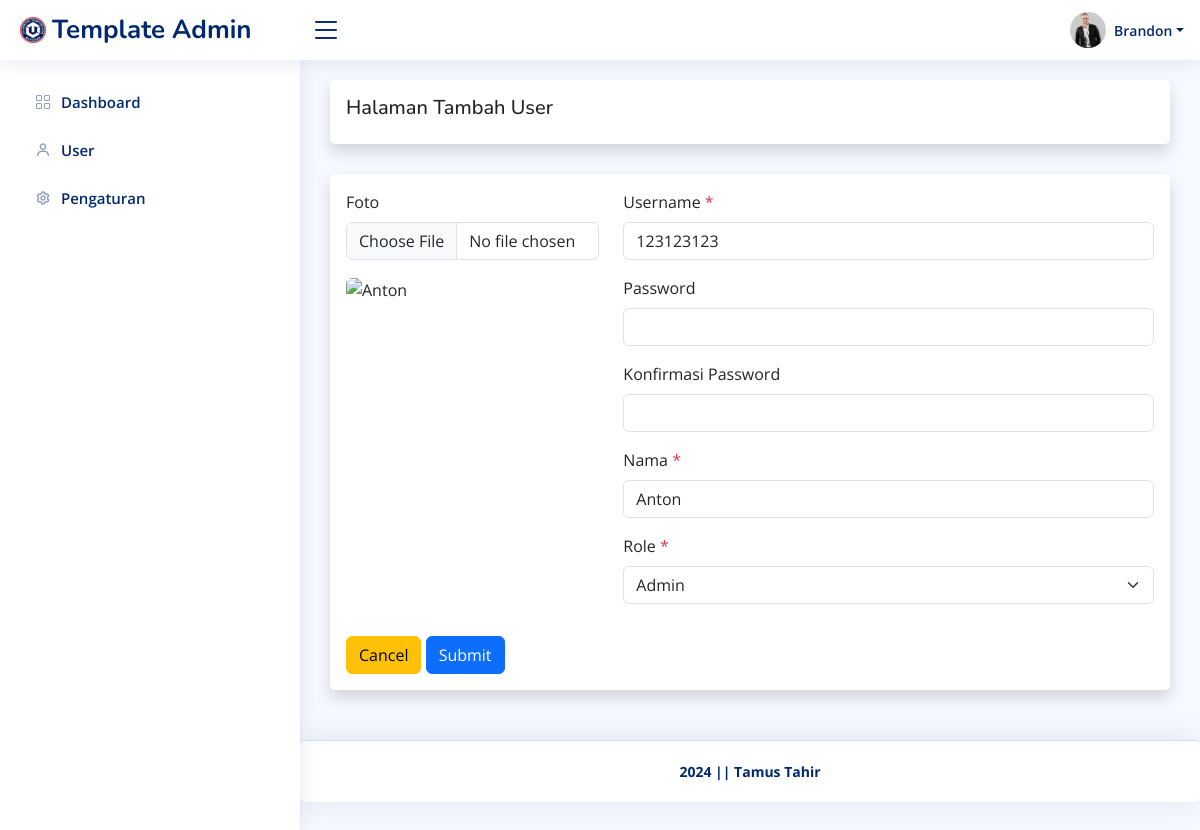
/admin/user/ubah.php?id=6 (signed in), run on the app's committed database.
### tables this page shows
CREATE TABLE `pengaturan` (
  `id_pengaturan` int(11) NOT NULL,
  `appname` varchar(50) NOT NULL,
  `logo` varchar(255) NOT NULL,
  `copyright` varchar(255) NOT NULL,
  `description` varchar(255) NOT NULL,
  `keyword` varchar(255) NOT NULL,
  `author` varchar(128) NOT NULL
);

CREATE TABLE `user` (
  `id_user` int(11) NOT NULL,
  `username` varchar(128) NOT NULL,
  `password` varchar(255) NOT NULL,
  `nama` varchar(128) NOT NULL,
  `role` int(11) NOT NULL,
  `foto` varchar(255) DEFAULT NULL
);

### helper.php (called while the page is built, shortened)
<?php
$base_url = 'http://localhost/admin-template/';
$koneksi = mysqli_connect('localhost', 'root', '', 'admin_template');
function getWhere($query)
{
    global $koneksi;
    return mysqli_fetch_assoc(mysqli_query($koneksi, $query));
}

### admin/user/ubah.php (the view, shortened to what this page needs)
<?php require '../template/header.php' ?>
<?php
$id = $_GET['id'];
$user = getWhere("SELECT * FROM user WHERE id_user = $id ");
?>
<div class="card shadow p-3">
    <h5>Halaman Tambah User</h5>
</div>
<div class="card shadow p-3">
    <form action="" method="post" id="form" enctype="multipart/form-data">
        <div class="row mb-3">
            <div class="col-md-4">
                <div class="mb-3">
                    <label for="foto" class="form-label">Foto</label>
                    <input class="form-control" type="file" id="upload" name="foto">
                </div>
                <?php if ($user['foto']) : ?>
                    <img src="<?= $base_url; ?>/assets/uploads/user/<?= $user['foto']; ?>" alt="<?= $user['nama']; ?>" id="preview" class="rounded w-100 ">
                <?php else : ?>
                    <img src="<?= $base_url; ?>assets/img/noprofil.png" alt="<?= $user['nama']; ?>" id="preview" class="rounded w-100 ">
                <?php endif ?>
            </div>
            <div class="col-md-8">
                <div class="mb-3">
                    <label for="username" class="form-label">Username <span class="text-danger">*</span></label>
                    <input type="text" class="form-control" id="username" name="username" required value="<?= $user['username']; ?>">
                </div>
                <div class="mb-3">
                    <label for="password" class="form-label">Password </label>
                    <input type="password" class="form-control" id="password" name="password" minlength="8">
                </div>
                <div class="mb-3">
                    <label for="passwordconfirm" class="form-label">Konfirmasi Password </label>
                    <input type="password" class="form-control" id="passwordconfirm" name="passwordconfirm minlength=" 8" data-parsley-equalto="#password">
                </div>
                <div class="mb-3">
                    <label for="nama" class="form-label">Nama <span class="text-danger">*</span></label>
                    <input type="text" class="form-control" id="nama" name="nama" required value="<?= $user['nama']; ?>">
                </div>
                <div class="mb-3">
                    <label for="role" class="form-label">Role <span class="text-danger">*</span></label>
                    <select class="form-select" id="role" name="role" required>
                        <option value="2" <?= $user['role'] == 2 ? 'selected' : ''; ?>>Admin</option>
                    </select>
                </div>
            </div>
        </div>
        <a class="btn btn-warning" href="<?= $base_url; ?>admin/user" role="button">Cancel</a>
        <button type="submit" name="submit" class="btn btn-primary">Submit</button>
    </form>
</div>
<?php require '../template/footer.php' ?>

### admin/template/header.php (shortened to what this page needs)
<?php require '../../helper.php' ?>
<?php $pengaturan = getWhere("SELECT * FROM pengaturan WHERE id_pengaturan = 1 "); ?>
<!DOCTYPE html>
<html lang="en">
<head>
    <link href="<?= $base_url; ?>assets/plugins/bootstrap/css/bootstrap.min.css" rel="stylesheet">
    <link href="<?= $base_url; ?>assets/plugins/bootstrap-icons/bootstrap-icons.css" rel="stylesheet">
    <link href="<?= $base_url; ?>assets/plugins/boxicons/css/boxicons.min.css" rel="stylesheet">
    <link href="<?= $base_url; ?>assets/plugins/quill/quill.snow.css" rel="stylesheet">
    <link href="<?= $base_url; ?>assets/plugins/quill/quill.bubble.css" rel="stylesheet">
    <link href="<?= $base_url; ?>assets/plugins/remixicon/remixicon.css" rel="stylesheet">
    <link href="<?= $base_url; ?>assets/plugins/simple-datatables/style.css" rel="stylesheet">
    <link rel="stylesheet" href="https://cdnjs.cloudflare.com/ajax/libs/twitter-bootstrap/5.3.0/css/bootstrap.min.css">
    <link rel="stylesheet" href="https://cdn.datatables.net/2.0.8/css/dataTables.bootstrap5.css">
    <link href="<?= $base_url; ?>assets/css/style.css" rel="stylesheet">
</head>
<body>
    <header id="header" class="header fixed-top d-flex align-items-center">
        <div class="d-flex align-items-center justify-content-between">
            <a href="<?= $base_url; ?>admin/dashboard" class="logo d-flex align-items-center">
                <img src="<?= $base_url; ?>assets/img/<?= $pengaturan['logo']; ?>" alt="">
                <span class="d-none d-lg-block"><?= $pengaturan['appname']; ?></span>
            </a>
            <i class="bi bi-list toggle-sidebar-btn"></i>
        </div>
        <nav class="header-nav ms-auto">
            <ul class="d-flex align-items-center">
                <li class="nav-item dropdown pe-3">
                    <?php
                    $id = $_SESSION['id_user'];
                    $akun = getWhere("SELECT * FROM user WHERE id_user = $id ");
                    ?>
                    <a class="nav-link nav-profile d-flex align-items-center pe-0" href="#" data-bs-toggle="dropdown">
                        <?php if ($akun['foto']) : ?>
                            <img src="<?= $base_url; ?>/assets/uploads/user/<?= $akun['foto']; ?>" alt="<?= $akun['nama']; ?>" class="rounded-circle">
                        <?php else : ?>
                            <img src="<?= $base_url; ?>assets/img/noprofil.png" alt="<?= $akun['nama']; ?>" class="rounded-circle">
                        <?php endif ?>
                        <span class="d-none d-md-block dropdown-toggle ps-2"><?= $akun['nama']; ?></span>
                    </a>
                </li>
            </ul>
        </nav>
    </header>
    <aside id="sidebar" class="sidebar">
        <ul class="sidebar-nav" id="sidebar-nav">
            <li class="nav-item">
                <a class="nav-link collapsed" href="<?= $base_url; ?>admin/dashboard">
                    <i class="bi bi-grid"></i>
                    <span>Dashboard</span>
                </a>
            </li>
            <li class="nav-item">
                <a class="nav-link collapsed" href="<?= $base_url; ?>admin/user">
                    <i class='bx bx-user'></i>
                    <span>User</span>
                </a>
            </li>
            <li class="nav-item">
                <a class="nav-link collapsed" href="<?= $base_url; ?>admin/pengaturan">
                    <i class='bx bx-cog'></i>
                    <span>Pengaturan</span>
                </a>
            </li>
        </ul>
    </aside>
    <main id="main" class="main">

### admin/template/footer.php (shortened to what this page needs)
</main>
<footer id="footer" class="footer card">
    <div class="copyright fw-bold">
        <?= $pengaturan['copyright']; ?>
    </div>
</footer>
</body>
</html>

### assets/css/style.css (style rules this page uses)
:root { scroll-behavior: smooth; }
body { font-family: "Open Sans", sans-serif; background: #f6f9ff; color: #444444; }
a { color: #4154f1; text-decoration: none; }
h1, h2, h3, h4, h5, h6 { font-family: "Nunito", sans-serif; }
#main { margin-top: 60px; padding: 20px 30px; transition: all 0.3s; }
.card { margin-bottom: 30px; border: none; border-radius: 5px; box-shadow: 0px 0 30px rgba(1, 41, 112, 0.1); }
.logo { line-height: 1; }
@media (min-width: 1200px) { .logo { width: 280px; } }
.logo img { max-height: 26px; margin-right: 6px; }
.logo span { font-size: 26px; font-weight: 700; color: #012970; font-family: "Nunito", sans-serif; }
.header { transition: all 0.5s; z-index: 997; height: 60px; box-shadow: 0px 2px 20px rgba(1, 41, 112, 0.1); background-color: #fff; padding-left: 20px; }
.header .toggle-sidebar-btn { font-size: 32px; padding-left: 10px; cursor: pointer; color: #012970; }
.header-nav ul { list-style: none; }
.header-nav>ul { margin: 0; padding: 0; }
.header-nav .nav-profile { color: #012970; }
.header-nav .nav-profile img { max-height: 36px; }
.header-nav .nav-profile span { font-size: 14px; font-weight: 600; }
.sidebar { position: fixed; top: 60px; left: 0; bottom: 0; width: 300px; z-index: 996; transition: all 0.3s; padding: 20px; overflow-y: auto; scrollbar-width: thin; scrollbar-color: #aab7cf transparent; box-shadow: 0px 0px 20px rgba(1, 41, 112, 0.1); background-color: #fff; }
@media (min-width: 1200px) { #main, #footer { margin-left: 300px; } }
.sidebar-nav { padding: 0; margin: 0; list-style: none; }
.sidebar-nav li { padding: 0; margin: 0; list-style: none; }
.sidebar-nav .nav-item { margin-bottom: 5px; }
.sidebar-nav .nav-link { display: flex; align-items: center; font-size: 15px; font-weight: 600; color: #4154f1; transition: 0.3; background: #f6f9ff; padding: 10px 15px; border-radius: 4px; }
.sidebar-nav .nav-link i { font-size: 16px; margin-right: 10px; color: #4154f1; }
.sidebar-nav .nav-link.collapsed { color: #012970; background: #fff; }
.sidebar-nav .nav-link.collapsed i { color: #899bbd; }
.footer { padding: 20px 0; font-size: 14px; transition: all 0.3s; border-top: 1px solid #cddfff; }
.footer .copyright { text-align: center; color: #012970; }

### data on the page
pengaturan: logo (picture), appname "Template Admin", copyright "2024 || Tamus Tahir"
user: foto (picture), nama "Brandon"
user: username "123123123", nama "Anton", role "Admin"
